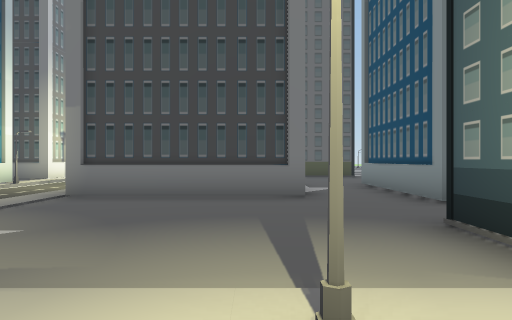
View 1 (above)

24 first-person views from a walk through a 3-D level made in the Unity game engine. The camera is 1.4 m above the floor, looks level and sees 70° across. The floor is counted in squares, 2 m on a side. Each view is taken from the middle of a square. On the plan, view 1 faces up. The plan holds only what a view shows up to about 11 squares ahead; the rest is blank. The place goes on beyond the plan.

View 2
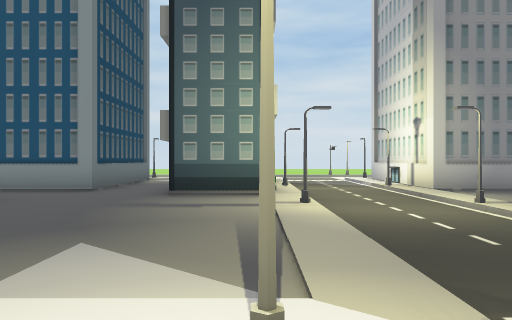

View 3
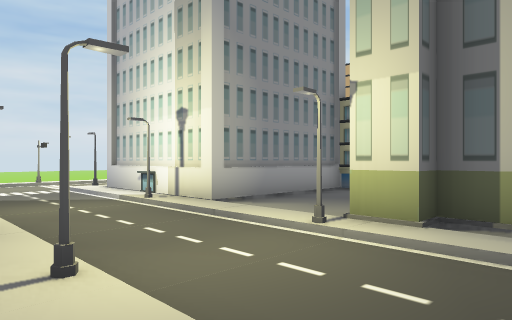

View 4
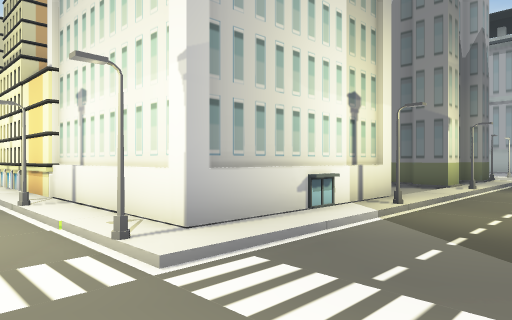

View 5
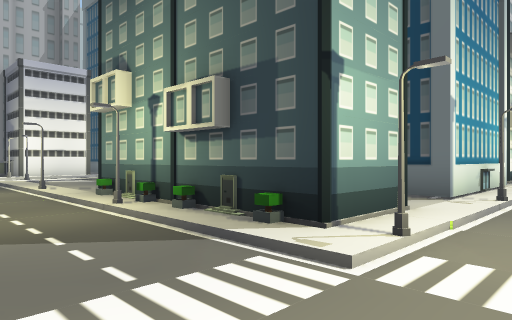

View 6
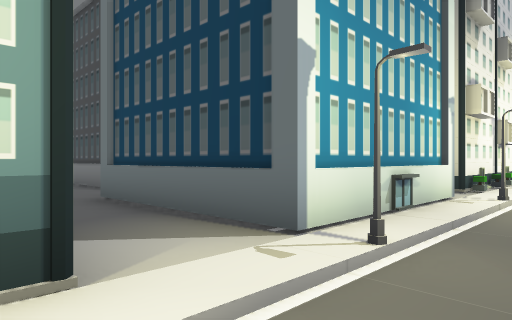

View 7
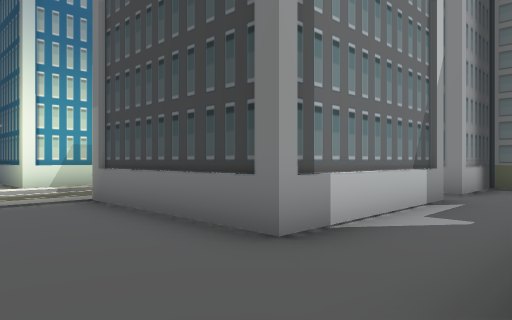

View 8
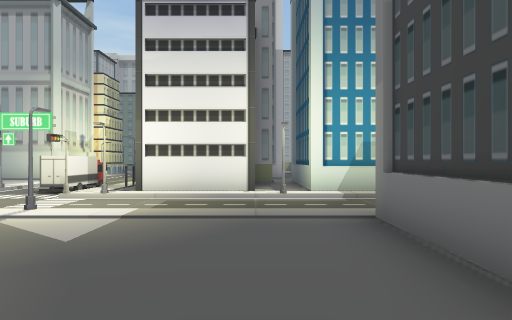

View 9
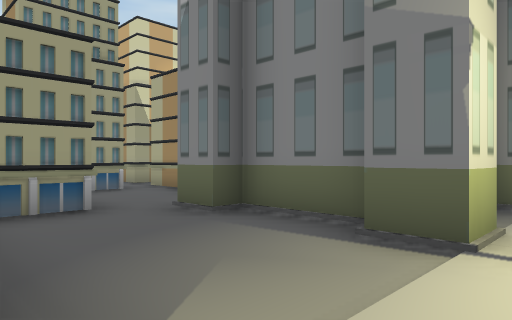

View 10
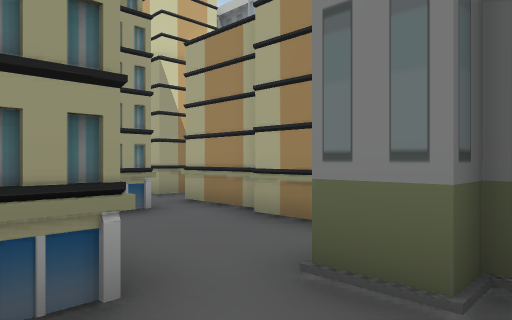

View 11
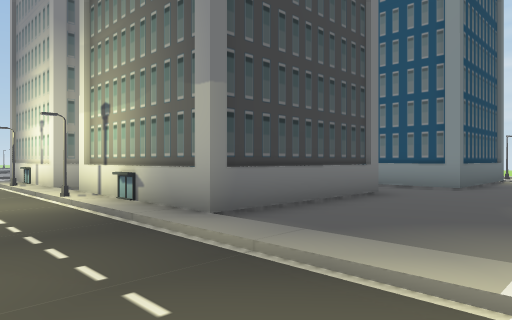

View 12
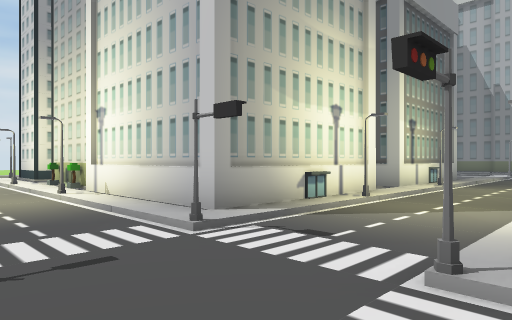

View 13
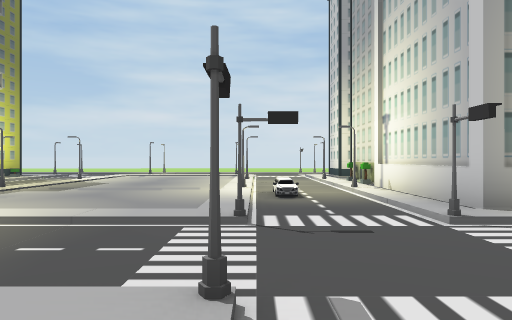

View 14
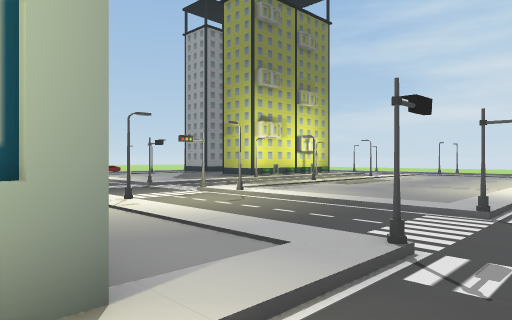

View 15
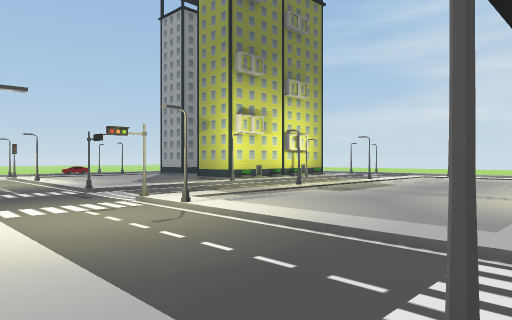

View 16
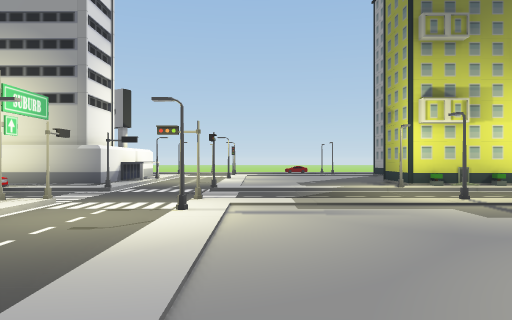

View 17
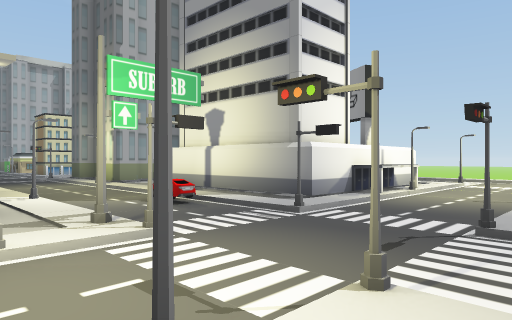

View 18
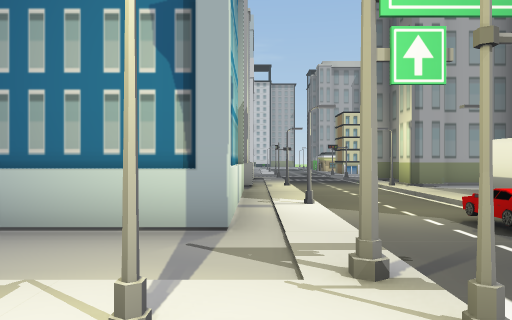

View 19
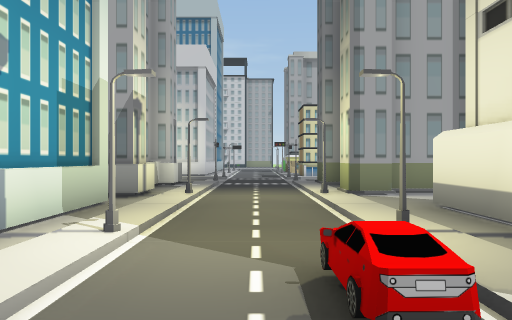

View 20
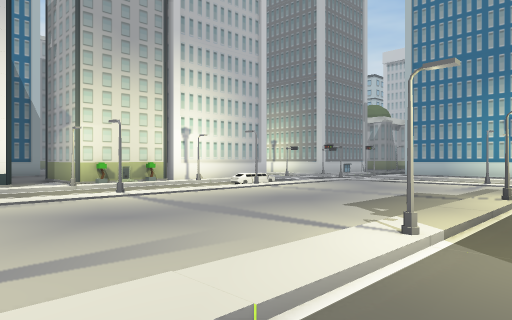

View 21
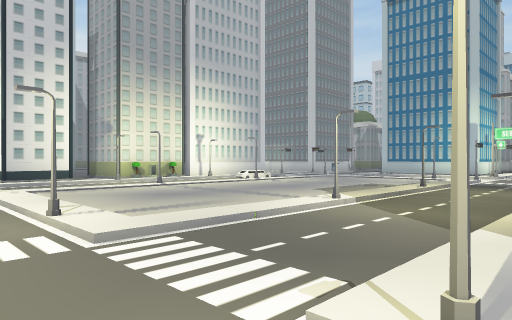

View 22
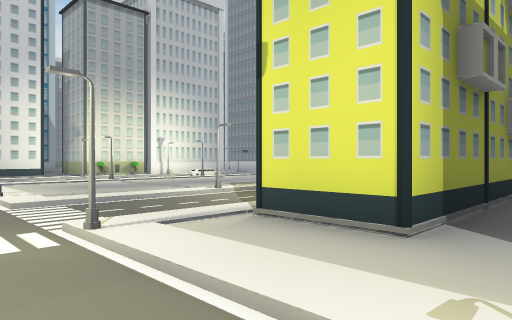

View 23
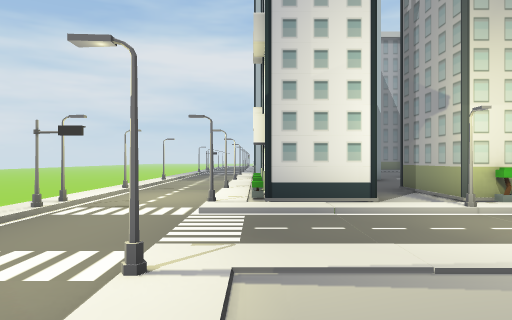

View 24
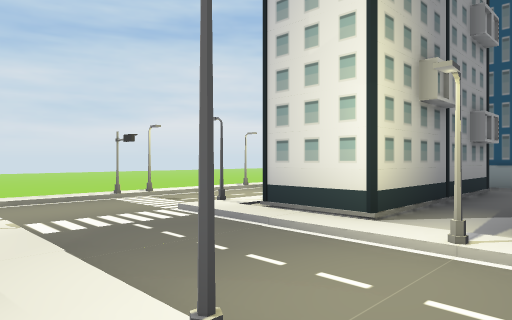

### Floor plan
Key: @ floor where view 1 was taken; # wall or solid block; x gap in a wall; . floor; / step, stairs or slope; ^ raised ledge; T tower; S streetlight; I sign; O other object.
Columns run from 18 left of view 1 to 9 right of it. Each row starts with its distance up from view 1.
 31            #S.O         .. .
 30    #       #/./.... ....../
 29    #..######/./....##   #./.
 28  ####......././....O##  #.S.
 27 #///S///SO//#.#///S///O////
 26 ............................
 25 #///S///S//I..#///S///S////.
 24 /##.x...T...S.S...........S
 23   ### T  ..././.........../
 22          ..././.........../
 21           .././.........../
 20          T.././...........S.
 19           //#.#///S///S////.
 18          . ....../O.........
 17            .#.#///S///S////.
 16             ../TTTT###.###S.
 15             ../T   ###.###..
 14             ../T   ###.# O..
 13             O.ST   T ..###S.
 12             /./T  TT...###/.
 11            ././.   ... ###/.
 10            TS.ST   T..   .S
  9             ../T   T.T   T/
  8            T../T   T.T   T/
  7            T../TTTTT.T   T/
  6         TTTTS./......TTTTTS.
  5         #  #/./.........../.
  4            #/./.........../
  3            #/./.....##   #/.
  2          #^.S.S.....O#####S.
  1          OOO..////S///S.....
  0            O.  ...@.........
 -1           I/   ...S///S.....
 -2                ####..TTTTTS.
 -3                  #...T   T.
 -4                  #...T   T.
 -5                  ##..T   TS
 -6                OO..OO  OOO.
 -7                OO..OO  OOO.
 -8                OO..     OO

Where each view was taken, in squares from view 1:
view 1: 0 up, 0 right, facing up
view 2: 2 up, 5 left, facing right
view 3: 2 up, 2 left, facing down-right
view 4: 1 up, 9 right, facing down-left
view 5: 1 down, 9 right, facing up-left
view 6: 3 up, 9 right, facing up-left
view 7: 4 up, 3 right, facing up-left
view 8: 5 up, 1 right, facing left
view 9: 1 down, 3 right, facing down-left
view 10: 4 down, 2 right, facing down-left
view 11: 3 up, 6 left, facing up-right
view 12: 19 up, 7 left, facing down-right
view 13: 19 up, 8 left, facing right
view 14: 18 up, 9 left, facing up-right
view 15: 19 up, 7 left, facing up-right
view 16: 19 up, 3 left, facing up
view 17: 23 up, 3 left, facing up-left
view 18: 24 up, 5 left, facing left
view 19: 26 up, 7 left, facing left
view 20: 26 up, 7 right, facing down-left
view 21: 28 up, 9 right, facing down-left
view 22: 31 up, 9 right, facing down-left
view 23: 22 up, 7 right, facing down
view 24: 20 up, 3 right, facing down-right
